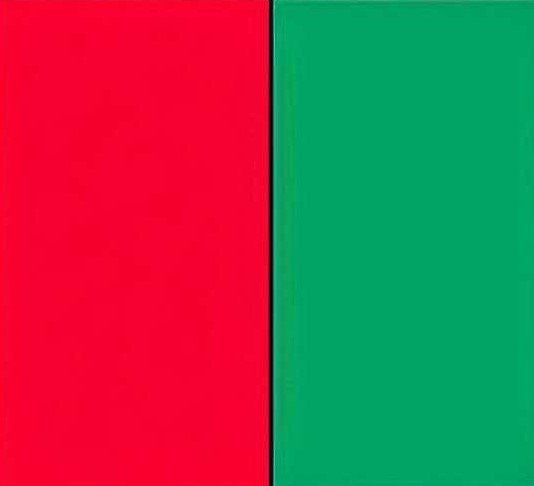
#> input picture Supervised/Support vector machine/image/image.jpeg, 534 x 486 px, found by its file name
$ jupyter execute SVM_Apply_image.ipynb
#> lines starting #> are read from the running program, lines starting #| are printed output that depends on the picture; after the words box and inside, x2 and y2 are one past the last pixel; in counts of white or black regions, pixels touching at a corner belong together
[cell 1]
# Import necessary libraries
from PIL import Image  # For handling images, allowing us to open and manipulate image files
import numpy as np  # For numerical operations on arrays, which is essential for data processing
import matplotlib.pyplot as plt  # For plotting images, enabling visualization of the results
from sklearn.model_selection import train_test_split  # For splitting data into training and testing sets, crucial for model evaluation
from sklearn import svm  # For using the Support Vector Machine model, a powerful classification algorithm
from sklearn.metrics import accuracy_score  # For measuring the accuracy of the model's predictions

# Load the image from the specified path
image_path = 'image.jpeg'  # Update this with the path to your image file
image = Image.open(image_path)  # Open the image file so we can work with it
#> image is the input picture: PIL image 534x486 RGB; mean R, G, B 125.6, 80.7, 73.9

# Convert the image into a format that can be processed numerically (a NumPy array)
image_array = np.array(image)  # Convert the image to a numerical array for further processing

# Display the original input image
plt.subplot(1, 2, 1)  # Create a subplot layout with 1 row and 2 columns; we're working on the first plot
plt.imshow(image_array)  # Show the original image
plt.title("Input Image")  # Set a title for the input image for clarity
plt.axis('off')  # Hide the axis for a cleaner look, focusing on the image itself

# Reshape the image array to prepare it for classification
X = image_array.reshape(-1, 3)  # Flatten the image into a 2D array (each row represents a pixel with its RGB values)

# Define thresholds for identifying red and green colors in the image
red_threshold = np.array([200, 0, 0])  # Set a threshold for what constitutes a red pixel
green_threshold = np.array([0, 200, 0])  # Set a threshold for what constitutes a green pixel

# Initialize an array of labels (0 for red, 1 for green)
y = np.zeros(X.shape[0])  # Create an array of zeros, same length as the number of pixels in the image
y[np.all(X > red_threshold, axis=1)] = 0  # Assign label 0 to pixels that meet the red threshold
y[np.all(X > green_threshold, axis=1)] = 1  # Assign label 1 to pixels that meet the green threshold

# Split the data into training and testing sets for model evaluation
X_train, X_test, y_train, y_test = train_test_split(X, y, test_size=0.3, random_state=42)
# We use 30% of the data for testing to evaluate how well the model performs on unseen data

# Initialize the Support Vector Machine (SVM) model
clf = svm.SVC(kernel='linear')  # Create an SVM classifier using a linear kernel for simplicity
clf.fit(X_train, y_train)  # Train the model on the training data, allowing it to learn the patterns

# Use the trained SVM model to predict the classes for the entire image
y_pred_full = clf.predict(X)  # Make predictions for all pixels in the image based on the trained model

# Reshape the predicted labels back into the original image dimensions
y_pred_image = y_pred_full.reshape(image_array.shape[0], image_array.shape[1])  # Convert predictions back to 2D format
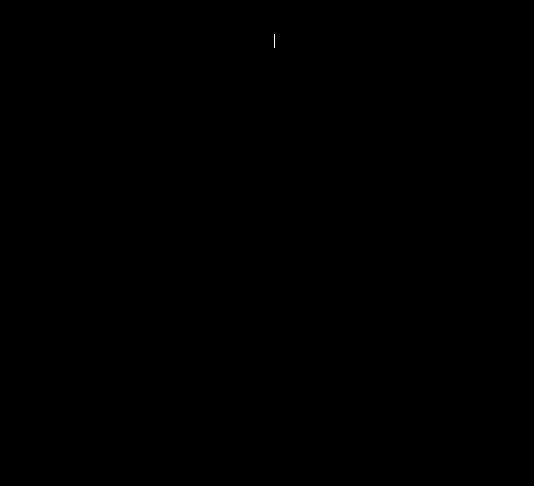
#> y_pred_image: shape (486, 534) float64; values 0 (black) and 1 (white), 0.01% white in thin lines or dots, all inside (x1, y1, x2, y2) = (274, 34, 275, 48)

# Create an output image based on the predicted labels
output_image = np.zeros_like(image_array)  # Initialize an empty image with the same shape as the original
output_image[y_pred_image == 0] = [255, 0, 0]  # Color red for class 0 (predicted red pixels)
output_image[y_pred_image == 1] = [0, 255, 0]  # Color green for class 1 (predicted green pixels)

# Display the output (classified) image
plt.subplot(1, 2, 2)  # Create the second subplot for the output image
plt.imshow(output_image)  # Show the classified output image
plt.title("Predicted Image (Classified)")  # Set a title for the classified image
plt.axis('off')  # Hide the axis for a cleaner visual presentation

# Show both images side by side for comparison
plt.show()  # Display the two images (input and predicted) for visual comparison
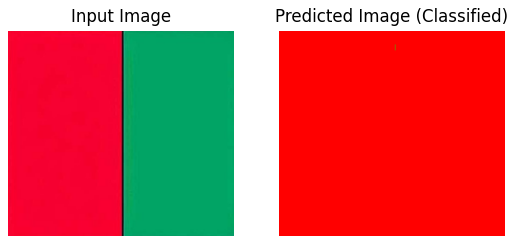
#> figure drawn by matplotlib, 2 panels

# Optionally, evaluate the accuracy of the model on the test set
y_pred_test = clf.predict(X_test)  # Make predictions for the test set to evaluate model performance
accuracy = accuracy_score(y_test, y_pred_test)  # Calculate how accurately the model predicted the test data
#> accuracy = 1
print(f"Accuracy: {accuracy * 100:.2f}%")  # Print the accuracy percentage, indicating how well the model performed
#| Accuracy: 100.00%

[cell 2]
import numpy as np  # Library for numerical operations, especially with arrays
import matplotlib.pyplot as plt  # Library for visualizing data, particularly images
from sklearn.model_selection import train_test_split  # For splitting data into training and testing sets
from sklearn.svm import LinearSVC  # Support Vector Machine model for classification tasks
from sklearn.metrics import accuracy_score  # For evaluating the accuracy of the model's predictions
from sklearn.preprocessing import StandardScaler  # For feature normalization
from PIL import Image  # Library for opening and manipulating image files

# Load and preprocess the image
image_path = 'diagonal_image.webp'  # Update with your image path
image = Image.open(image_path)  # Open the image file for processing
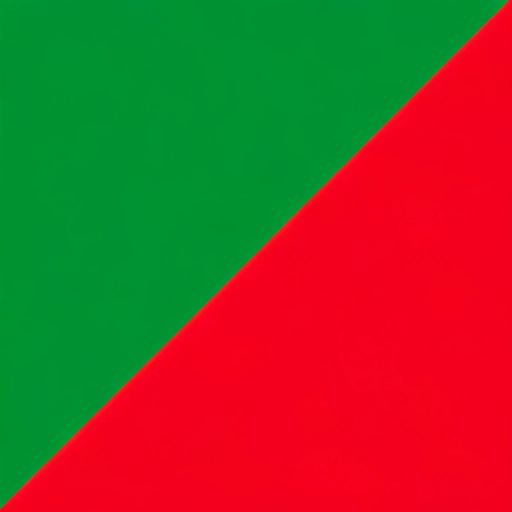
#> input picture Supervised/Support vector machine/image/diagonal_image.webp, 1024 x 1024 px, found by its file name (shown at 1/2 size)
#> image is the input picture: PIL image 1024x1024 RGB; mean R, G, B 123.5, 72.6, 40
image_array = np.array(image)  # Convert the image to a NumPy array for numerical manipulation

# Resize the image for simplicity
image = image.resize((100, 100))  # Resize the image to 100x100 pixels for faster processing
#> image: PIL image 100x100 RGB
image_array = np.array(image)  # Update the array after resizing

# Display the input image
plt.figure(figsize=(5, 5))  # Set the figure size for better visibility
plt.imshow(image_array)  # Show the input image in the plot
plt.title("Input Image")  # Title for the input image
plt.axis("off")  # Hide the axes for a cleaner look
plt.show()  # Render the plot

# Reshape the image for classification
X = image_array.reshape(-1, 3)  # Flatten the image into a 2D array (each row represents a pixel with RGB values)

# Define thresholds for green colors
green_min = np.array([0, 120, 0])  # Minimum for medium green
green_max = np.array([100, 255, 100])  # Maximum for green

# Initialize labels
y = np.zeros(X.shape[0])  # Start with all pixels as non-green (0)
#> y = 10000 values from 0 to 0
y[np.all((X >= green_min) & (X <= green_max), axis=1)] = 1  # Set green pixels to class 1

# Print count of detected colors
print("Number of green pixels:", np.sum(y == 1))
#| Number of green pixels: 4950

# Normalize features
scaler = StandardScaler()
X_scaled = scaler.fit_transform(X)  # Normalize the pixel values

# Split the data into training and testing sets
X_train, X_test, y_train, y_test = train_test_split(X_scaled, y, test_size=0.1, random_state=42)  # 10% for testing
#> X_test = 1000 rows, first 8: [0.992, -0.991, -1.04], [1.02, -1.01, -1.04], [-1.01, 1.01, 1.05], [-1.02, 1, 0.954], [-1.02, 1, 1.14], [1.03, -1.01, -0.759], [-1.02, 1, 1.14], [-1.02, 1, 0.669]; y_train = 9000 values, max 1 at index 3, min 0 at index 0, mean 0.492; y_test = 1000 values, max 1 at index 2, min 0 at index 0, mean 0.524

# Train the SVM model
clf = LinearSVC(max_iter=1000)  # Create a Support Vector Machine classifier
clf.fit(X_train, y_train)  # Train the model using the training data

# Predict the entire image using the trained SVM model
y_pred_full = clf.predict(X_scaled)  # Make predictions for all pixels
#> y_pred_full = 10000 values, max 1 at index 0, min 0 at index 99, mean 0.495
y_pred_image = y_pred_full.reshape(image_array.shape[0], image_array.shape[1])  # Convert predictions back to 2D format
#> y_pred_image: shape (100, 100) float64; values 0 (black) and 1 (white), 49.5% white; 1 white region, box (x1, y1, x2, y2) and area: (0, 0, 99, 99) 4950

# Create output image: fill entire image with medium green if any green pixels are detected
output_image = np.ones_like(image_array) * 255  # Start with a white image
if np.sum(y_pred_image == 1) > 0:  # Check if any green pixels are detected
    output_image[:] = [0, 150, 0]  # Fill the entire image with medium green

# Display the output (classified) image
plt.figure(figsize=(5, 5))  # Set the figure size for the output image
plt.imshow(output_image)  # Show the classified output image
plt.title("Predicted Green Color")  # Title for the classified image
plt.axis('off')  # Hide the axes for clarity
plt.show()  # Render the plot
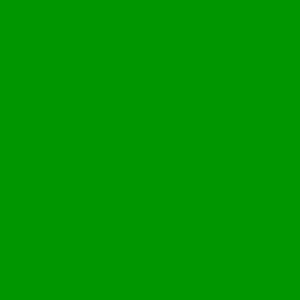
#> shown: shape (100, 100, 3) (shown 3 times larger); mean R, G, B 0, 150, 0

# Evaluate accuracy
y_pred_test = clf.predict(X_test)  # Predict labels for the test set
#> y_pred_test has the same summary as y_test
accuracy = accuracy_score(y_test, y_pred_test)  # Calculate the accuracy of the predictions
print(f"Accuracy: {accuracy * 100:.2f}%")  # Print the accuracy percentage
#| Accuracy: 100.00%

[cell 3]
import numpy as np  # Library for numerical operations, especially with arrays
import matplotlib.pyplot as plt  # Library for visualizing data, particularly images
from sklearn.model_selection import train_test_split  # For splitting data into training and testing sets
from sklearn import svm  # Support Vector Machine model for classification tasks
from sklearn.metrics import accuracy_score  # For evaluating the accuracy of the model's predictions
from PIL import Image  # Library for opening and manipulating image files

# Load the image
img_path = "Complex.webp"  # Path to the image file; update this with your image location
img = Image.open(img_path)  # Open the image file for processing
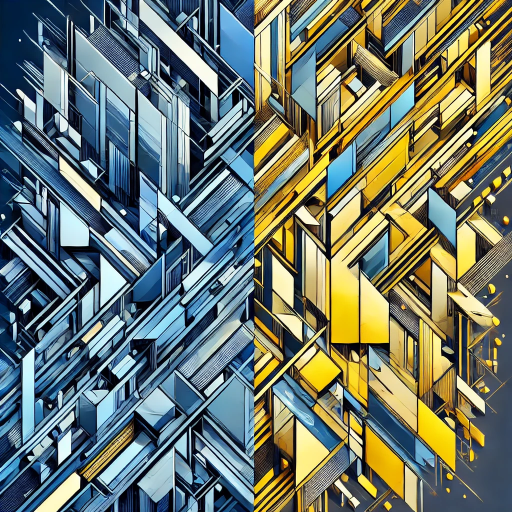
#> input picture Supervised/Support vector machine/image/Complex.webp, 1024 x 1024 px, found by its file name (shown at 1/2 size)
#> img is the input picture: PIL image 1024x1024 RGB; mean R, G, B 111.3, 121.1, 108.9

# Resize the image for simplicity
img = img.resize((100, 100))  # Resize the image to 100x100 pixels to reduce complexity
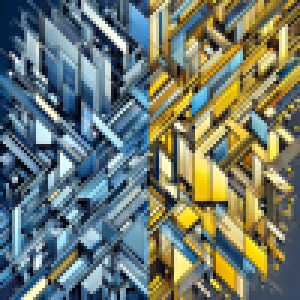
#> img: PIL image 100x100 RGB (shown 3 times larger); mean R, G, B 111.2, 121.1, 108.9
# Resizing makes computations faster and ensures the model can process the image effectively

img_data = np.array(img)  # Convert the image to a NumPy array for numerical manipulation

# Display the input image
plt.figure(figsize=(5, 5))  # Set the figure size for better visibility
plt.imshow(img)  # Show the input image in the plot
plt.title("Input Image")  # Title for the input image
plt.axis("off")  # Hide the axes for a cleaner look
plt.show()  # Render the plot

# Reshape the image array for SVM classification
X = img_data.reshape(-1, 3)  # Flatten the image into a 2D array (each row represents a pixel with RGB values)

# Define some color thresholds for creating labels
blue_threshold = np.array([0, 0, 200])  # Threshold for identifying blue pixels
yellow_threshold = np.array([200, 200, 0])  # Threshold for identifying yellow pixels
# These thresholds help classify pixels based on their color intensity, allowing the model to learn what constitutes blue and yellow.

# Initialize labels: class 0 for blue, class 1 for yellow
y = np.zeros(X.shape[0])  # Create an array of zeros to hold labels for each pixel
y[np.all(X > blue_threshold, axis=1)] = 0  # Assign label 0 to pixels that meet the blue threshold
y[np.all(X > yellow_threshold, axis=1)] = 1  # Assign label 1 to pixels that meet the yellow threshold

# Split the data into training and testing sets
X_train, X_test, y_train, y_test = train_test_split(X, y, test_size=0.3, random_state=42)
#> X_test = 3000 rows, first 8: [16, 40, 73], [81, 66, 30], [155, 174, 179], [43, 84, 117], [176, 208, 219], [38, 59, 82], [57, 79, 106], [122, 160, 195]; y_train = 7000 values, max 1 at index 20, min 0 at index 0, mean 0.0856; y_test = 3000 values, max 1 at index 16, min 0 at index 0, mean 0.0823
# 30% of the data is reserved for testing, allowing us to evaluate the model's performance on unseen data.

# Initialize and train the SVM model
clf = svm.SVC(kernel='rbf')  # Create a Support Vector Machine classifier with a radial basis function kernel
clf.fit(X_train, y_train)  # Train the model using the training data

# Predict the entire image using the trained SVM model
y_pred_full = clf.predict(X)  # Make predictions for all pixels based on the trained model
#> y_pred_full = 10000 values, max 1 at index 50, min 0 at index 0, mean 0.0844

# Reshape the predicted labels back into the image dimensions
y_pred_image = y_pred_full.reshape(img_data.shape[0], img_data.shape[1])  # Convert predictions back to 2D format
#> y_pred_image: shape (100, 100) float64; values 0 (black) and 1 (white), 8.4% white in thin lines or dots

# Create an output image based on predicted labels
output_image = np.zeros_like(img_data)  # Initialize an empty image with the same shape as the original
output_image[y_pred_image == 0] = [0, 0, 255]  # Set detected blue pixels to blue (class 0)
output_image[y_pred_image == 1] = [255, 255, 0]  # Set detected yellow pixels to yellow (class 1)

# Display the output (classified) image
plt.figure(figsize=(5, 5))  # Set the figure size for the output image
plt.imshow(output_image)  # Show the classified output image
plt.title("Predicted Image (Classified)")  # Title for the classified image
plt.axis('off')  # Hide the axes for clarity
plt.show()  # Render the plot
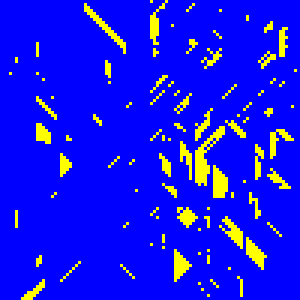
#> shown: shape (100, 100, 3) (shown 3 times larger); mean R, G, B 21.5, 21.5, 233.5

# Optionally, display the accuracy if needed
y_pred_test = clf.predict(X_test)  # Predict labels for the test set to evaluate model performance
#> y_pred_test = 3000 values, max 1 at index 16, min 0 at index 0, mean 0.0843
accuracy = accuracy_score(y_test, y_pred_test)  # Calculate the accuracy of the predictions
#> accuracy = 0.994
print(f"Accuracy: {accuracy * 100:.2f}%")  # Print the accuracy percentage
#| Accuracy: 99.40%

[cell 4]
import numpy as np  # Import NumPy for numerical operations on arrays
import matplotlib.pyplot as plt  # Import Matplotlib for plotting images
from sklearn import svm  # Import Support Vector Machine from scikit-learn for classification tasks
from sklearn.metrics import accuracy_score  # Import accuracy score function to evaluate model performance
from PIL import Image  # Import Python Imaging Library (PIL) for handling image files

# Load the image
img_path = "Fruits_image.webp"  # Path to the image file containing fruits; update this as needed
img = Image.open(img_path)  # Open the image file for processing
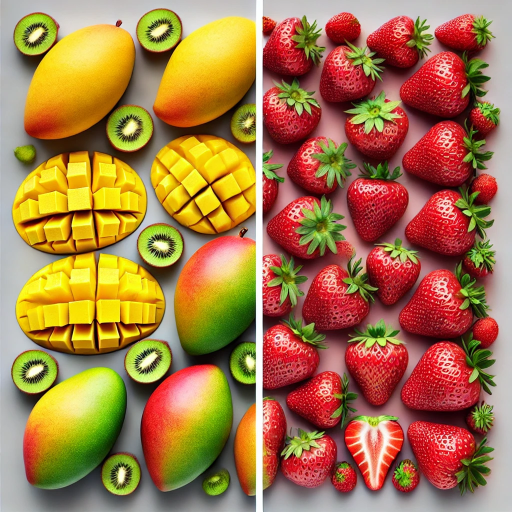
#> input picture Supervised/Support vector machine/image/Fruits_image.webp, 1024 x 1024 px, found by its file name (shown at 1/2 size)
#> img is the input picture: PIL image 1024x1024 RGB; mean R, G, B 165.6, 119.8, 70.6

# Resize the image for simplicity
img = img.resize((100, 100))  # Resize the image to 100x100 pixels to reduce complexity and speed up processing
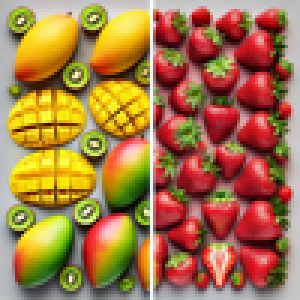
#> img: PIL image 100x100 RGB (shown 3 times larger); mean R, G, B 165.6, 119.8, 70.6
# Resizing is helpful for smaller datasets and faster computations, making it easier for the model to learn.

img_data = np.array(img)  # Convert the image into a NumPy array for numerical operations

# Display the input image
plt.figure(figsize=(5, 5))  # Set the figure size for better visibility
plt.imshow(img)  # Show the input image in the plot
plt.title("Input Image")  # Title for the input image
plt.axis("off")  # Hide the axes for a cleaner visual representation
plt.show()  # Render the plot to display the image

# Reshape the image array for SVM classification
X = img_data.reshape(-1, 3)  # Flatten the image into a 2D array where each row represents a pixel's RGB values

# Define some color thresholds for creating labels
mango_threshold = np.array([200, 180, 0])  # Threshold for identifying mango pixels (yellowish color)
strawberry_threshold = np.array([200, 0, 0])  # Threshold for identifying strawberry pixels (reddish color)
# These thresholds are chosen based on the expected RGB color values of mangoes and strawberries to help classify them accurately.

# Initialize labels: class 0 for mangoes, class 1 for strawberries
y = np.zeros(X.shape[0])  # Create an array of zeros to hold labels for each pixel
y[np.all(X > mango_threshold, axis=1)] = 0  # Assign label 0 to pixels that meet the mango threshold
y[np.all(X > strawberry_threshold, axis=1)] = 1  # Assign label 1 to pixels that meet the strawberry threshold

# Split the data into training and testing sets
from sklearn.model_selection import train_test_split  # Import the train_test_split function for splitting data
X_train, X_test, y_train, y_test = train_test_split(X, y, test_size=0.3, random_state=42)
#> X_test = 3000 rows, first 8: [37, 2, 5], [131, 16, 23], [239, 177, 20], [252, 63, 71], [235, 182, 3], [112, 147, 5], [221, 47, 54], [191, 194, 193]; y_train = 7000 values, max 1 at index 2, min 0 at index 0, mean 0.314; y_test = 3000 values, max 1 at index 2, min 0 at index 0, mean 0.321
# 30% of the data is reserved for testing, allowing us to evaluate the model's performance on unseen data.

# Initialize and train the SVM model
clf = svm.SVC(kernel='linear')  # Create a Support Vector Machine classifier with a linear kernel
clf.fit(X_train, y_train)  # Train the model using the training data

# Predict the entire image using the trained SVM model
y_pred_full = clf.predict(X)  # Make predictions for all pixels based on the trained model
#> y_pred_full = 10000 values, max 1 at index 50, min 0 at index 0, mean 0.309

# Reshape the predicted labels back into the image dimensions
y_pred_image = y_pred_full.reshape(img_data.shape[0], img_data.shape[1])  # Convert predictions back to 2D format
#> y_pred_image: shape (100, 100) float64; values 0 (black) and 1 (white), 30.9% white; 59 white regions (36 under 20 px), largest, box (x1, y1, x2, y2) and area: (30, 0, 60, 100) 934, (3, 50, 32, 65) 311, (2, 30, 29, 49) 308

# Create an output image based on predicted labels
output_image = np.zeros_like(img_data)  # Initialize an empty image with the same shape as the original
output_image[y_pred_image == 0] = [255, 255, 0]  # Set detected mango pixels to yellow (class 0)
output_image[y_pred_image == 1] = [255, 0, 0]  # Set detected strawberry pixels to red (class 1)

# Display the output (classified) image
plt.figure(figsize=(5, 5))  # Set the figure size for the output image
plt.imshow(output_image)  # Show the classified output image
plt.title("Predicted Image (Classified)")  # Title for the classified image
plt.axis("off")  # Hide the axes for clarity
plt.show()  # Render the plot to display the classified image
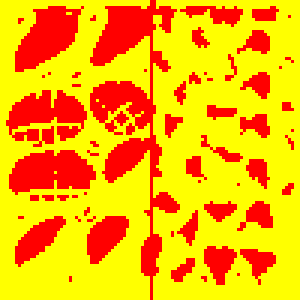
#> shown: shape (100, 100, 3) (shown 3 times larger); mean R, G, B 255, 176.1, 0

# Optionally, display the accuracy if needed
y_pred_test = clf.predict(X_test)  # Predict labels for the test set to evaluate model performance
#> y_pred_test = 3000 values, max 1 at index 2, min 0 at index 0, mean 0.312
accuracy = accuracy_score(y_test, y_pred_test)  # Calculate the accuracy of the predictions
#> accuracy = 0.981
print(f"Accuracy: {accuracy * 100:.2f}%")  # Print the accuracy percentage
#| Accuracy: 98.10%
